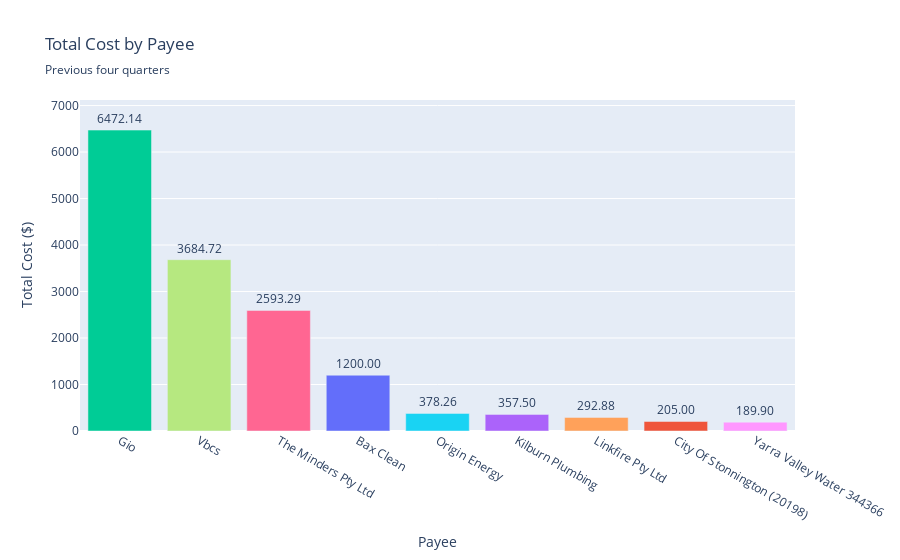

The code cell stored with this chart in its notebook:
### Code cell
toplot = prevous_four_quarters
# Group by Payee and sum Cost
payee_totals = toplot.groupby('Payee', as_index=False)['Cost'].sum()

max_payee = max(payee_totals['Cost']) # used below for formatting

fig = px.bar(
    payee_totals,
    x='Payee',
    y='Cost',
    title='Total Cost by Payee',
    subtitle='Previous four quarters',
    labels={'Cost': 'Total Cost ($)'},
    color='Payee',
    text='Cost'
)
fig.update_traces(texttemplate='%{text:.2f}', textposition='outside')
fig.update_layout(xaxis={'categoryorder':'total descending'})
fig.update_layout(yaxis_range=[0, max_payee+max_payee/10]) # to ensure it's not cutoff
fig.update_layout(showlegend=False)
fig.show()
fig.write_image("images/costs-previous_four_quarters.pdf")

### Figure 1 — Plotly figure (JSON) as saved in the notebook; plotly's stock layout.template omitted (floating-point values rounded to 4 significant figures)
{"data": [{"hovertemplate": "Payee=%{x}<br>Total Cost ($)=%{text}<extra></extra>", "legendgroup": "Bax Clean", "marker": {"color": "#636efa", "pattern": {"shape": ""}}, "name": "Bax Clean", "orientation": "v", "showlegend": true, "text": [1200.0], "textposition": "outside", "texttemplate": "%{text:.2f}", "type": "bar", "x": ["Bax Clean"], "xaxis": "x", "y": [1200.0], "yaxis": "y"}, {"hovertemplate": "Payee=%{x}<br>Total Cost ($)=%{text}<extra></extra>", "legendgroup": "City Of Stonnington (20198)", "marker": {"color": "#EF553B", "pattern": {"shape": ""}}, "name": "City Of Stonnington (20198)", "orientation": "v", "showlegend": true, "text": [205.0], "textposition": "outside", "texttemplate": "%{text:.2f}", "type": "bar", "x": ["City Of Stonnington (20198)"], "xaxis": "x", "y": [205.0], "yaxis": "y"}, {"hovertemplate": "Payee=%{x}<br>Total Cost ($)=%{text}<extra></extra>", "legendgroup": "Gio", "marker": {"color": "#00cc96", "pattern": {"shape": ""}}, "name": "Gio", "orientation": "v", "showlegend": true, "text": [6472.0], "textposition": "outside", "texttemplate": "%{text:.2f}", "type": "bar", "x": ["Gio"], "xaxis": "x", "y": [6472.0], "yaxis": "y"}, {"hovertemplate": "Payee=%{x}<br>Total Cost ($)=%{text}<extra></extra>", "legendgroup": "Kilburn Plumbing", "marker": {"color": "#ab63fa", "pattern": {"shape": ""}}, "name": "Kilburn Plumbing", "orientation": "v", "showlegend": true, "text": [357.5], "textposition": "outside", "texttemplate": "%{text:.2f}", "type": "bar", "x": ["Kilburn Plumbing"], "xaxis": "x", "y": [357.5], "yaxis": "y"}, {"hovertemplate": "Payee=%{x}<br>Total Cost ($)=%{text}<extra></extra>", "legendgroup": "Linkfire Pty Ltd", "marker": {"color": "#FFA15A", "pattern": {"shape": ""}}, "name": "Linkfire Pty Ltd", "orientation": "v", "showlegend": true, "text": [292.9], "textposition": "outside", "texttemplate": "%{text:.2f}", "type": "bar", "x": ["Linkfire Pty Ltd"], "xaxis": "x", "y": [292.9], "yaxis": "y"}, {"hovertemplate": "Payee=%{x}<br>Total Cost ($)=%{text}<extra></extra>", "legendgroup": "Origin Energy", "marker": {"color": "#19d3f3", "pattern": {"shape": ""}}, "name": "Origin Energy", "orientation": "v", "showlegend": true, "text": [378.3], "textposition": "outside", "texttemplate": "%{text:.2f}", "type": "bar", "x": ["Origin Energy"], "xaxis": "x", "y": [378.3], "yaxis": "y"}, {"hovertemplate": "Payee=%{x}<br>Total Cost ($)=%{text}<extra></extra>", "legendgroup": "The Minders Pty Ltd", "marker": {"color": "#FF6692", "pattern": {"shape": ""}}, "name": "The Minders Pty Ltd", "orientation": "v", "showlegend": true, "text": [2593.0], "textposition": "outside", "texttemplate": "%{text:.2f}", "type": "bar", "x": ["The Minders Pty Ltd"], "xaxis": "x", "y": [2593.0], "yaxis": "y"}, {"hovertemplate": "Payee=%{x}<br>Total Cost ($)=%{text}<extra></extra>", "legendgroup": "Vbcs", "marker": {"color": "#B6E880", "pattern": {"shape": ""}}, "name": "Vbcs", "orientation": "v", "showlegend": true, "text": [3685.0], "textposition": "outside", "texttemplate": "%{text:.2f}", "type": "bar", "x": ["Vbcs"], "xaxis": "x", "y": [3685.0], "yaxis": "y"}, {"hovertemplate": "Payee=%{x}<br>Total Cost ($)=%{text}<extra></extra>", "legendgroup": "Yarra Valley Water 344366", "marker": {"color": "#FF97FF", "pattern": {"shape": ""}}, "name": "Yarra Valley Water 344366", "orientation": "v", "showlegend": true, "text": [189.9], "textposition": "outside", "texttemplate": "%{text:.2f}", "type": "bar", "x": ["Yarra Valley Water 344366"], "xaxis": "x", "y": [189.9], "yaxis": "y"}], "layout": {"barmode": "relative", "legend": {"title": {"text": "Payee"}, "tracegroupgap": 0}, "showlegend": false, "title": {"subtitle": {"text": "Previous four quarters"}, "text": "Total Cost by Payee"}, "xaxis": {"anchor": "y", "categoryarray": ["Bax Clean", "City Of Stonnington (20198)", "Gio", "Kilburn Plumbing", "Linkfire Pty Ltd", "Origin Energy", "The Minders Pty Ltd", "Vbcs", "Yarra Valley Water 344366"], "categoryorder": "total descending", "domain": [0, 1], "title": {"text": "Payee"}}, "yaxis": {"anchor": "x", "domain": [0, 1], "range": [0, 7119.0], "title": {"text": "Total Cost ($)"}}}}
